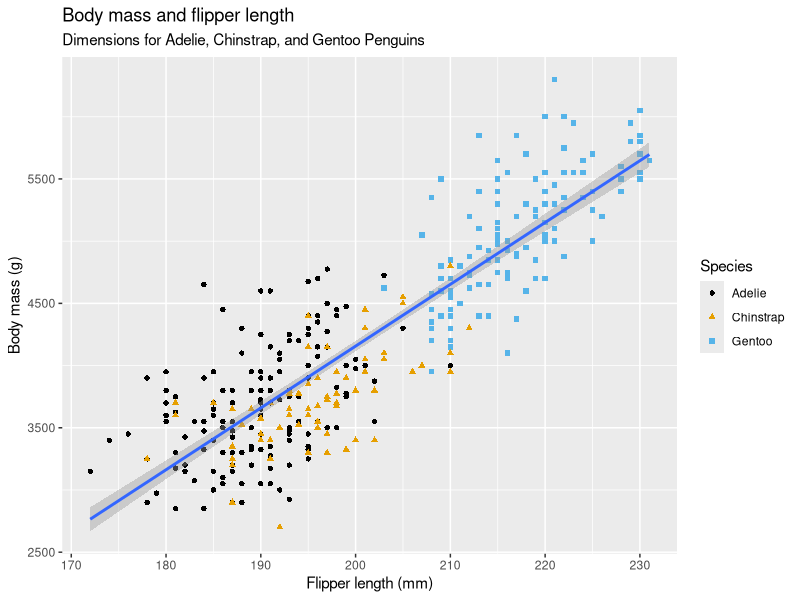
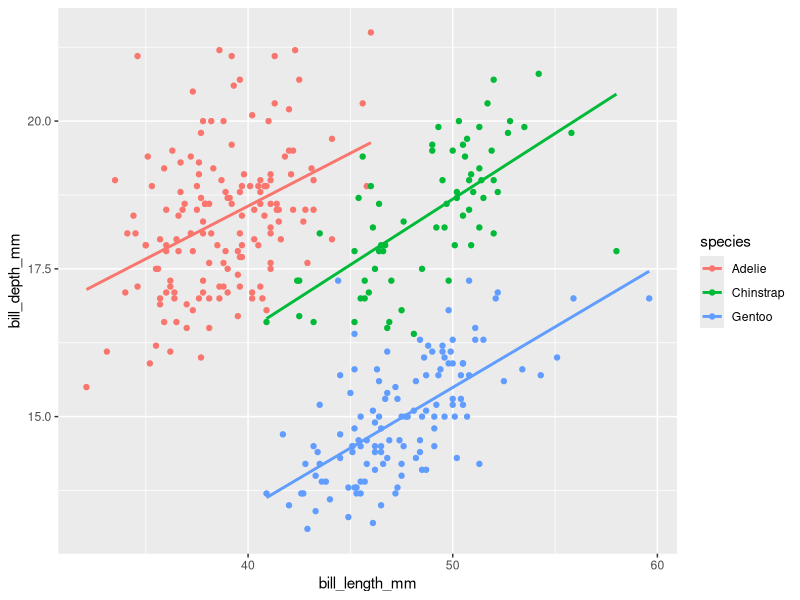
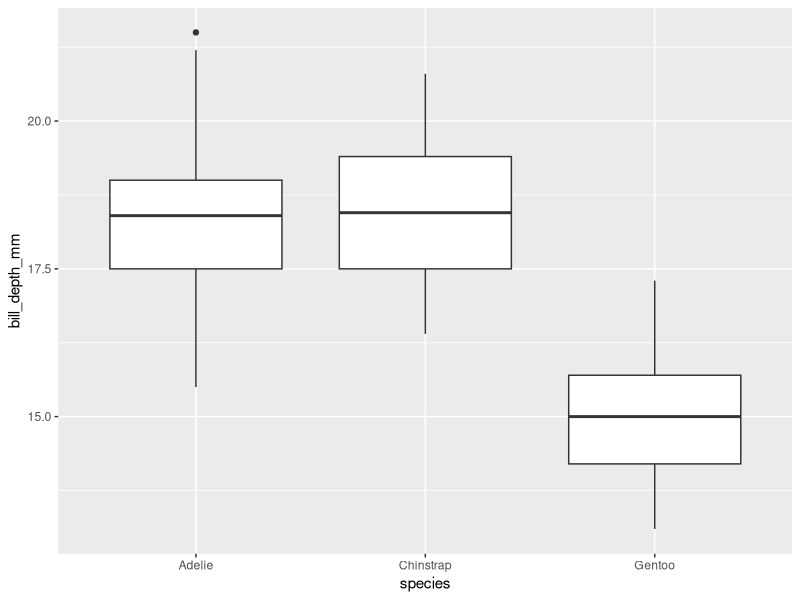
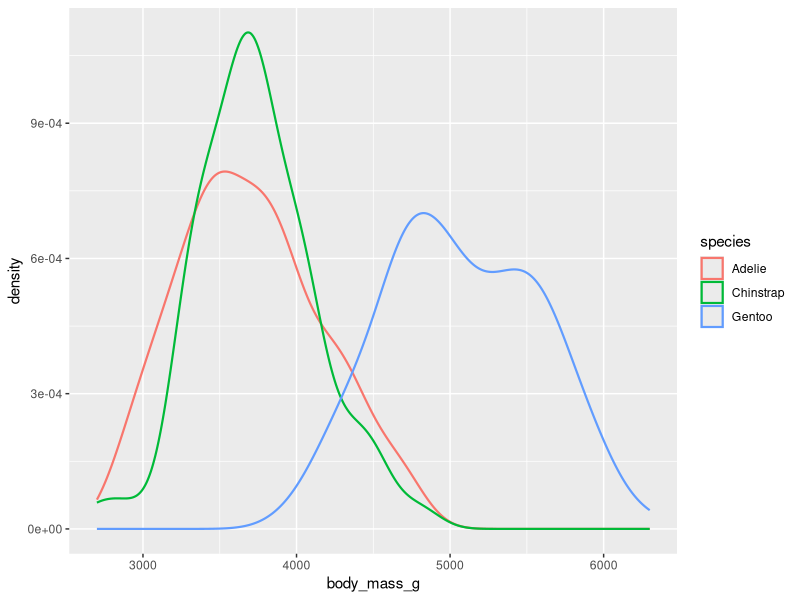
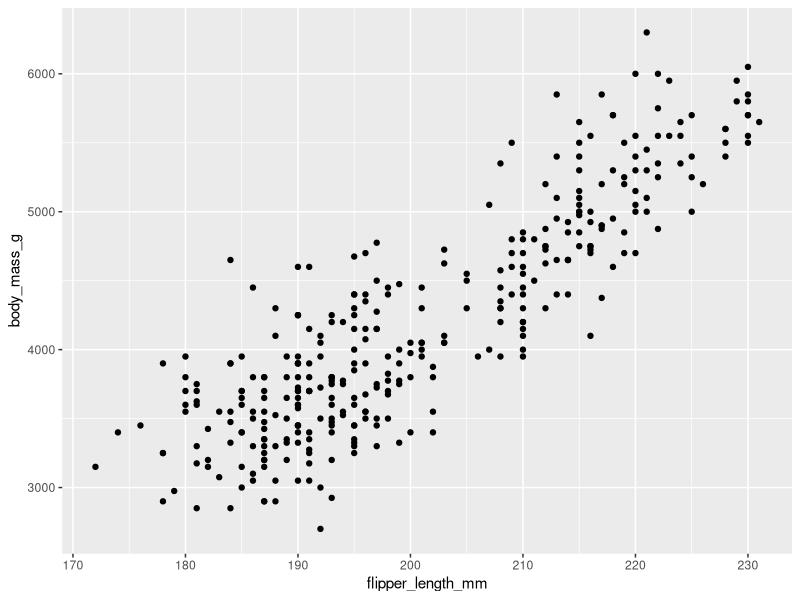
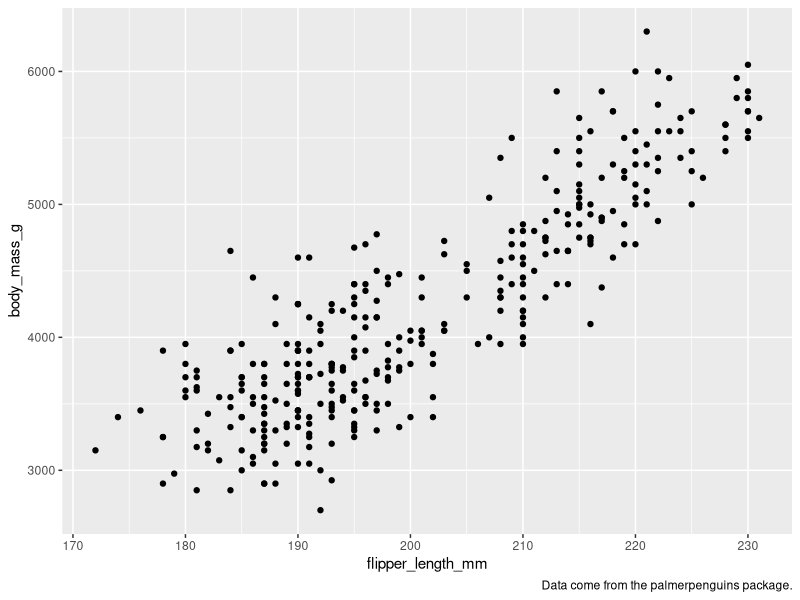
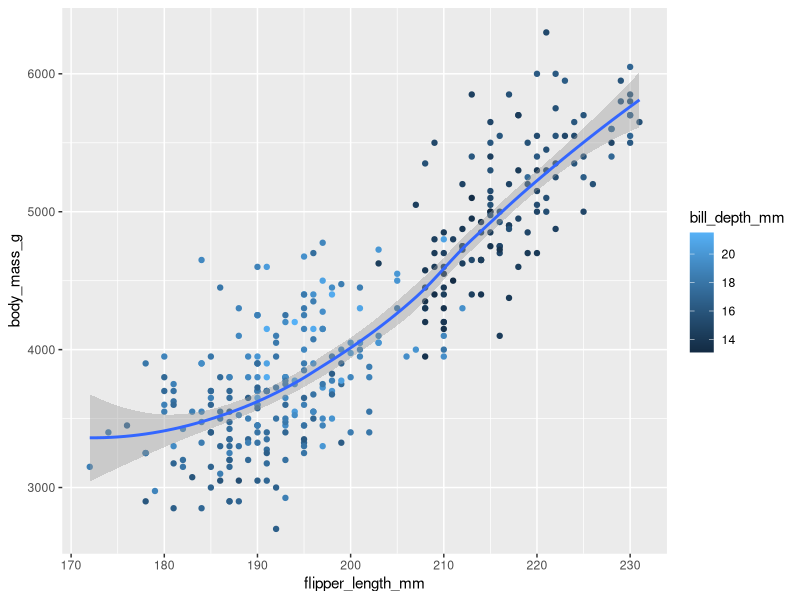
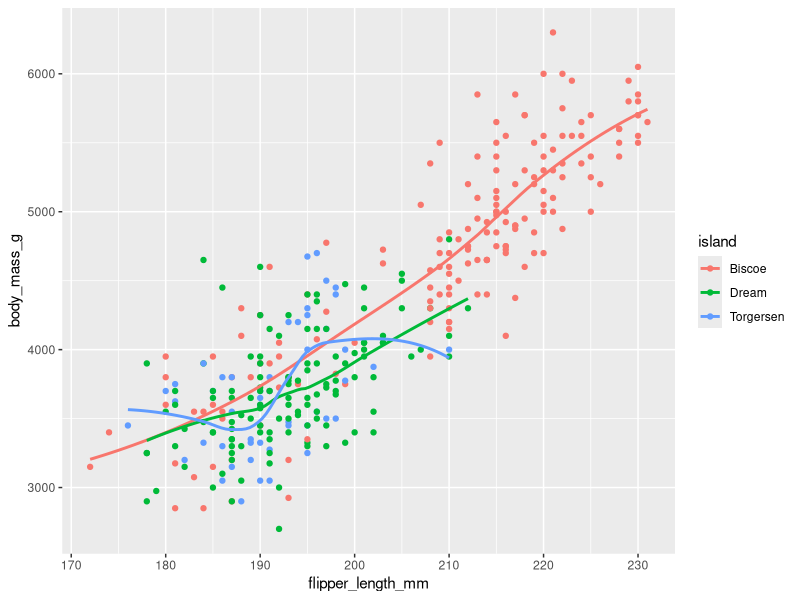

The R source for these figures, in order:
install.packages(c("tidyverse", "palmerpenguins", "ggthemes"))
# ==============================================================================
# ECON 520 - Ciencia de Datos para Economía y Negocios
# Tarea 03 - Viz con tidyverse y ggplot2 (Capítulo 1)
# Alumno: Matias Rando
# Base utilizada: 'palmerpenguins'
# ==============================================================================

# 1. Carga de librerías
library(ggthemes)
library(tidyverse)
library(palmerpenguins)

# Vista previa de los datos
penguins
glimpse(penguins)

# ------------------------------------------------------------------------------
# Construcción paso a paso del gráfico principal
# ------------------------------------------------------------------------------

# Gráfico con estética completa y paleta apta para daltonismo
ggplot(
  data = penguins,
  mapping = aes(x = flipper_length_mm, y = body_mass_g)
) +
  geom_point(aes(color = species, shape = species)) +
  geom_smooth(method = "lm") +
  labs(
    title = "Body mass and flipper length",
    subtitle = "Dimensions for Adelie, Chinstrap, and Gentoo Penguins",
    x = "Flipper length (mm)", 
    y = "Body mass (g)",
    color = "Species", 
    shape = "Species"
  ) +
  scale_color_colorblind()

# ------------------------------------------------------------------------------
# Ejercicios resueltos (Capítulo 1)
# ------------------------------------------------------------------------------

# Ejercicio 1: Filas y columnas del dataset
dim(penguins) # 344 filas, 8 columnas

# Ejercicio 2: Descripción de bill_depth_mm
?penguins # Profundidad del pico en milímetros (medida vertical)

# Ejercicio 3: Scatterplot de bill_length_mm vs bill_depth_mm por especie
ggplot(
  data = penguins, 
  mapping = aes(x = bill_length_mm, y = bill_depth_mm, color = species)
) + 
  geom_point() +
  geom_smooth(method = "lm", se = FALSE)

# Ejercicio 4: Gráfico de species vs bill_depth_mm (Boxplot y Densidad)
ggplot(data = penguins, mapping = aes(x = species, y = bill_depth_mm)) +
  geom_boxplot()

ggplot(penguins, aes(x = body_mass_g, color = species)) +
  geom_density(linewidth = 0.75)

# Ejercicio 5: Requisito de geom_point()
# Exige mapear dos variables continuas en los ejes x e y.

# Ejercicio 6: Eliminación silenciosa de valores faltantes (NA)
ggplot(data = penguins, mapping = aes(x = flipper_length_mm, y = body_mass_g)) +
  geom_point(na.rm = TRUE)

# Ejercicio 7: Agregar nota al pie (caption)
ggplot(data = penguins, mapping = aes(x = flipper_length_mm, y = body_mass_g)) +
  geom_point(na.rm = TRUE) +
  labs(caption = "Data come from the palmerpenguins package.")

# Ejercicio 8: Mapear color localmente a una variable continua
ggplot(
  data = penguins,
  mapping = aes(x = flipper_length_mm, y = body_mass_g)
) +
  geom_point(mapping = aes(color = bill_depth_mm)) +
  geom_smooth()

# Ejercicio 9: Tendencia por grupos (Isla)
ggplot(
  data = penguins,
  mapping = aes(x = flipper_length_mm, y = body_mass_g, color = island)
) +
  geom_point() +
  geom_smooth(se = FALSE)

# Ejercicio 10: Comparación de herencia de datos
# Ambos gráficos son idénticos porque geom_point() y geom_smooth() heredan los argumentos de ggplot()


# ------------------------------------------------------------------------------
# Ejercicios resueltos (Sección 1.4.3)
# ------------------------------------------------------------------------------

# Ejercicio 1: Gráfico de barras horizontal asignando species al eje Y
ggplot(penguins, aes(y = species)) +
  geom_bar()
# Respuesta: El gráfico queda orientado horizontalmente en lugar de vertical.

# Ejercicio 2: Diferencia entre color y fill en gráficos de barras
ggplot(penguins, aes(x = species)) + geom_bar(color = "red")
ggplot(penguins, aes(x = species)) + geom_bar(fill = "red")
# Respuesta: 'color' cambia solo el borde de las barras, mientras que 'fill'
# rellena el interior. Para barras, 'fill' es más útil.

# Ejercicio 3: ¿Qué hace el argumento 'bins' en geom_histogram()?
# Respuesta: Define la cantidad total de intervalos/barras en los que se divide 
# el rango de la variable continua.

# Ejercicio 4: Histograma de la variable 'carat' en el dataset 'diamonds'
ggplot(diamonds, aes(x = carat)) +
  geom_histogram(binwidth = 0.01)
# Respuesta: Un binwidth pequeño (como 0.01) revela picos en valores redondos 
# de quilates (0.3, 0.5, 0.7, 1.0, etc.), reflejando patrones comerciales.

# ------------------------------------------------------------------------------
# Sección 1.5.5 Exercises
# ------------------------------------------------------------------------------

# Ejercicio 1: Variables categóricas y numéricas en 'mpg'
?mpg
glimpse(mpg)
# Categóricas: manufacturer, model, trans, drv, fl, class
# Numéricas: displ, year, cyl, cty, hwy

# Ejercicio 2: Mapeo de variables continuas vs categóricas a estéticas
ggplot(mpg, aes(x = displ, y = hwy, color = cty)) + geom_point()
ggplot(mpg, aes(x = displ, y = hwy, size = cty)) + geom_point()
ggplot(mpg, aes(x = displ, y = hwy, color = cty, size = cty)) + geom_point()
# Nota: mapear una variable continua a 'shape' genera error en ggplot2.

# Ejercicio 3: Mapear variable continua a 'linewidth'
ggplot(mpg, aes(x = displ, y = hwy, linewidth = cty)) + geom_point()
# Respuesta: 'linewidth' afecta líneas, no puntos.

# Ejercicio 4: Mapear la misma variable a múltiples estéticas
ggplot(mpg, aes(x = displ, y = hwy, color = cty, size = cty)) + geom_point()
# Respuesta: Combina las estéticas en la visualización y en la leyenda.

# Ejercicio 5: Scatterplot de bill_depth_mm vs bill_length_mm con color y facet por species
ggplot(penguins, aes(x = bill_length_mm, y = bill_depth_mm, color = species)) +
  geom_point() +
  facet_wrap(~species)

# Ejercicio 6: Corrección de dos leyendas separadas (igualar nombres en labs)
ggplot(
  data = penguins,
  mapping = aes(
    x = bill_length_mm, y = bill_depth_mm,
    color = species, shape = species
  )
) +
  geom_point() +
  labs(color = "Species", shape = "Species") # Ambos deben coincidir para unificar la leyenda

# Ejercicio 7: Gráficos de barras apiladas proporcionales (position = "fill")
# Gráfico A: Proporción de especies en cada isla
ggplot(penguins, aes(x = island, fill = species)) +
  geom_bar(position = "fill")

# Gráfico B: Proporción de distribución de cada especie por isla
ggplot(penguins, aes(x = species, fill = island)) +
  geom_bar(position = "fill")
